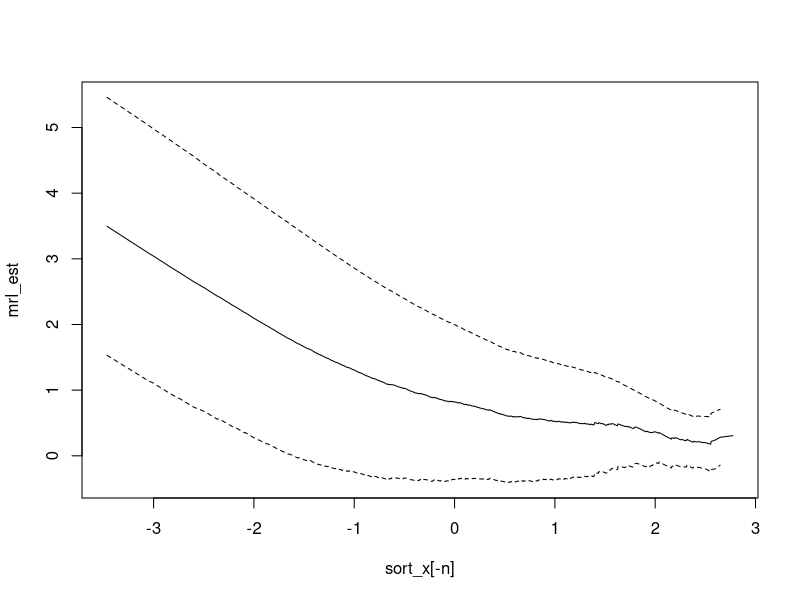
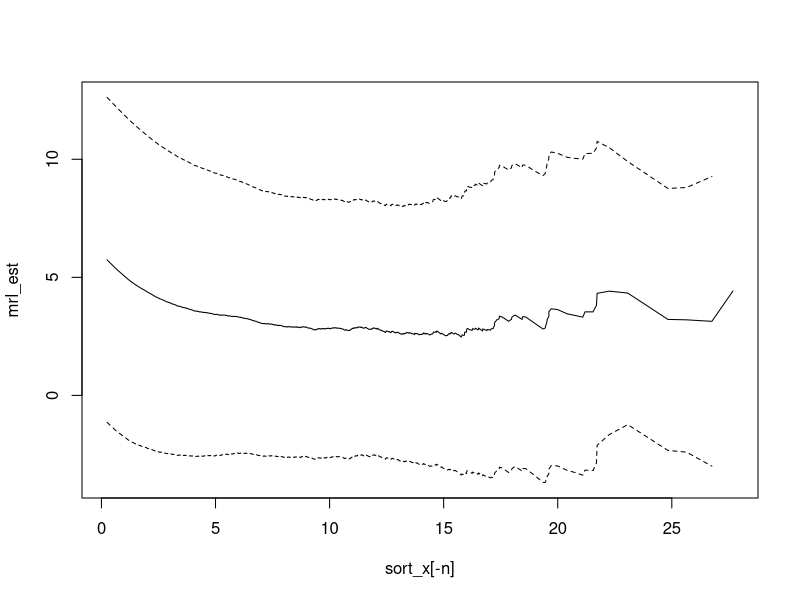

R code for these plots, in order:
# Mean residual life (MRL) helps to determine an appropriate exceedance threshold.
# When the plot begins to level out is about where the threshold should be.
#
# The MRL of a random variable X is defined as
#     m(t) = E(X - t | X > t),
# which is to the say the expected value of the exceedance (residual), given
# that the random variable is greater than a certain value (the threshold).
#
# In this class, we estimate the MRL based on a data vector. The data is
# sorted and each observation is then used as a `t` in the above equation.
# The mean and standard deviations are computed.

MRL = setRefClass(
    "MeanResidualLife",

    fields = list(
        x = "numeric",
        n = "numeric",
        sort_x = "numeric",
        mrl_est = "numeric",
        mrl_sig = "numeric"
        ),

    methods = list(

        # Initialize the data object
        initialize = function(x){
            x <<- x
            n <<- length(x)
            sort_x <<- sort(x)
            mrl_est <<- double(n-1)
            mrl_sig <<- double(n-1)
            calcMRL()
            },

        # There is probably a more optimized way of doing these
        # calculations, such as just working with a running mean
        # and sd.
        calcMRL = function(){
            for (i in 1:(n-1)){
                mrl_est[i] <<- mean(sort_x[(i+1):n] - sort_x[i])
                mrl_sig[i] <<- sd(sort_x[(i+1):n] - sort_x[i])
                }
            },

        # Function for plotting
        doPlot = function(){
            ylim = c(min(mrl_est - 1.96 * mrl_sig, na.rm = TRUE),
                     max(mrl_est + 1.96 * mrl_sig, na.rm = TRUE))
            plot(sort_x[-n], mrl_est, type = 'l', ylim = ylim)
            lines(sort_x[-n], mrl_est - 1.96 * mrl_sig, lty = 2)
            lines(sort_x[-n], mrl_est + 1.96 * mrl_sig, lty = 2)
            }
        )
    )


### Examples
x = rnorm(1000)
obj = MRL$new(x)
obj$doPlot()

x = rgamma(5000, 3, 1/2)
obj = MRL$new(x)
obj$doPlot()
